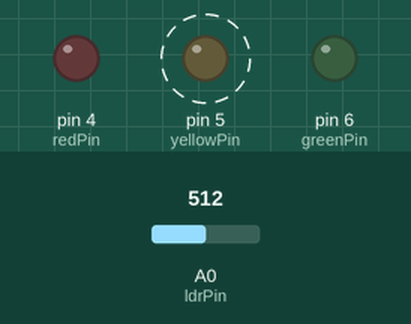
Simulated run of this sketch. Board: Arduino Uno, built with avr-gcc and run on an emulated ATmega328P. On the bench: output pins drawn as LEDs (lit = HIGH). Dashed ring = blinking. Inputs (shaded band) come from the test bench; at power-on: A0 (ldrPin) = 512. What the sketch prints to the serial monitor is not drawn.

Above: at 1.8 s.
1.9 s: A0 (ldrPin) set to 407
5.4 s: A0 (ldrPin) set to 384
At 6.31 s:
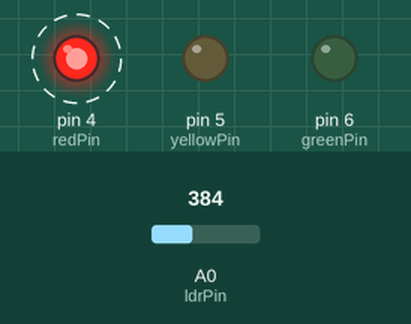
9.5 s: A0 (ldrPin) set to 910
At 10.6 s:
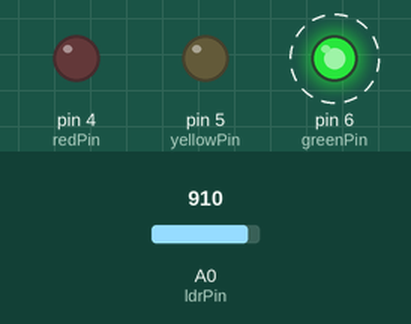
13.6 s: A0 (ldrPin) set to 886
At 14.3 s:
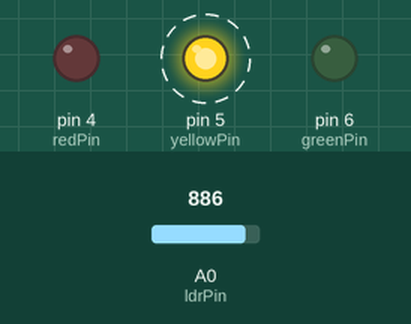
17.7 s: A0 (ldrPin) set to 1023
At 18.3 s:
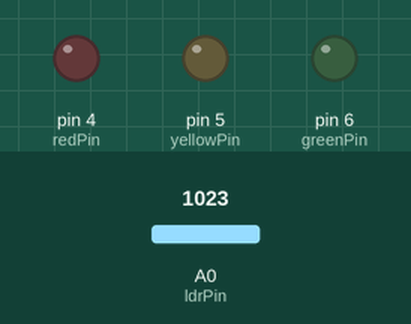
Timing chart, 0 to 22.8 s (numbered marks = the images above; inputs shaded):
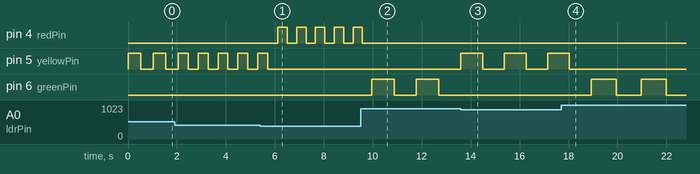

Measured:
- the behaviour switches between 401 and 400 on A0 (ldrPin) (found by bisection; images 0 and 1)
- the behaviour switches between 901 and 900 on A0 (ldrPin) (found by bisection; images 2 and 3)
- after the input at 5.4 s, pin 4 (redPin): alternates HIGH for 0.38 s and LOW for 0.38 s, starting after 0.72 s; pin 5 (yellowPin): goes on until 5.7 s, then stays LOW
- after the input at 9.5 s, pin 4 (redPin): goes on until 9.6 s, then stays LOW; pin 6 (greenPin): alternates HIGH for 0.91 s and LOW for 0.91 s, starting after 0.47 s
- after the input at 13.6 s, pin 5 (yellowPin): alternates HIGH for 0.89 s and LOW for 0.89 s, starting at once; pin 6 (greenPin): stops changing and stays LOW
- after the input at 17.7 s, pin 5 (yellowPin): goes on until 18.0 s, then stays LOW; pin 6 (greenPin): alternates HIGH for 1.0 s and LOW for 1.0 s, starting after 1.2 s
- by itself, pin 5 (yellowPin): alternates HIGH for 0.41 s and LOW for 0.41 s

The sketch:

semaphore_sensor.ino
```cpp
/*
  Declaração de variáveis:
    redPin: variavel que contem o pinSlot para o LED_1
    greenPin: variavel que contem o pinSlot para o LED_2
    yellowPin: variavel que contem o pinSlot para o LED_3

    ldrPin: variavel que contem o pinSlot para o ldrPin (este está ligado ao pin Analog)
    lightVal: variavel que contem os valores lidos pelo ldrPin
*/
int redPin = 4;
int yellowPin = 5;
int greenPin = 6;

int ldrPin = 0;
int lightVal = 0;

void setup()
{
  //Identificacao da funcionalidade do PIN do LED
  Serial.begin(9600);
  pinMode(redPin, OUTPUT);
  pinMode(yellowPin, OUTPUT);
  pinMode(greenPin, OUTPUT);
}

void loop()
{
    // É armazenado o valor lido pelo ldrPin de luz
    lightVal = analogRead(ldrPin);

    //Printagem de valores lidos pelo lightVal
    Serial.print("Valor lido pelo ldrPin de luz: ");
    Serial.print(lightVal);

    //Acender luz da LED durante o tempo que o ldrPin detetar esse valor
    //Ter em conta que liga o LED com a respetiva cor tendo em conta a luminosidade
    if(lightVal <= 400){
        digitalWrite(redPin, HIGH);
        digitalWrite(yellowPin, LOW);
        digitalWrite(greenPin, LOW);

        delay(lightVal);
        digitalWrite(redPin, LOW);
        delay(lightVal);
    }
    else if(lightVal > 400 && lightVal <= 900){
        digitalWrite(redPin, LOW);
        digitalWrite(yellowPin, HIGH);
        digitalWrite(greenPin, LOW);

        delay(lightVal);
        digitalWrite(yellowPin, LOW);
        delay(lightVal);
    }
    else{
        digitalWrite(redPin, LOW);
        digitalWrite(yellowPin, LOW);
        digitalWrite(greenPin, HIGH);

        delay(lightVal);
        digitalWrite(greenPin, LOW);
        delay(lightVal);
    }
}
```
